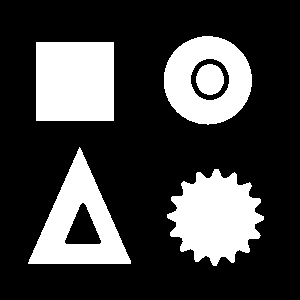
#> input picture Basics/Contours/images/shapes.png, 300 x 300 px
$ jupyter execute 1.detecting_and_drawing_contours.ipynb
#> lines starting #> are read from the running program, lines starting #| are printed output that depends on the picture; after the words box and inside, x2 and y2 are one past the last pixel; in counts of white or black regions, pixels touching at a corner belong together
# Contour can simply defined as a curve that joins a set of points enclosing an area having the same color of intensity.

## Import Libraries

[cell 1]
import cv2
import numpy as np
import matplotlib.pyplot as plt

### Read Image

[cell 2]
#read image
image = cv2.imread("images/shapes.png")
#> image is the input picture: shape (300, 300, 3); 25.8% white; 5 white regions, box (x1, y1, x2, y2) and area: (36, 42, 114, 121) 6162, (167, 169, 264, 266) 6126, (28, 147, 131, 264) 5309, (164, 36, 252, 125) 4906, (196, 64, 224, 95) 681

image = cv2.cvtColor(image,cv2.COLOR_BGR2GRAY)
#> image: shape (300, 300); 25.8% white; 5 white regions
plt.imshow(image, cmap = 'gray');
plt.axis("off");

## Detecting Contours on image

### Syntax :
    contours,hierarchy = cv2.findContours(image, mode, method, contours, hierarchy, offset)

### Parameters:
    image  : image
    mode   : It is contour retrieval mode (RETR_EXTERNAL, RETR_LIST, RETR_CCOMP, RETR_TREE)
    method : It is contour approximation method (CHAIN_APPROX_NONE, CHAIN_APPROX_SIMPLE, CHAIN_APPROX_TC89_L1,etc)
    offset : It is optional offset by which every contour point is shifted.
### Returns:
    contours  : It is detected contours.
    hierarchy : It is optional output vector containing information about the image topology.

[cell 3]
contours, hierarchy = cv2.findContours(image, cv2.RETR_EXTERNAL, cv2.CHAIN_APPROX_SIMPLE)
#> contours = 4 contours; box (x1, y1, x2, y2) and area: (36, 42, 114, 121) 6006, (164, 36, 252, 125) 6005, (28, 147, 131, 264) 5989, (167, 169, 264, 266) 5938

print(f"Number of contours found = {len(contours)}")
#| Number of contours found = 4

## Visualizing the contours detected

### Syntax:
    cv2.drawContours(image, contours, contourIdx, color, thickness, lineType, hierarchy, maxLevel, offset)

### Parameters:
    image      : image
    contours   : array of contours
    contourIdx : parameter indicating a contour to draw. If negative, all contours are drawn.
    color      : color of contour
    thickness  : thickness of lines of contours are drawn with.
    lineType   : type of lineType
    hierarchy  : needed if you want to draw some of the contours.
    maxLevel   : is maximal level for drawn contours. If 0 only specified contour is drawn. If 1 function draws all contours and nested contours.If 2 function draws contours, all nested contours, all nested to nested contours. This parameter is taken only if hierarchy is given.
    offset     : shift drawn contours.

[cell 4]
### Read the image in color mode for drawing purposes.
image_copy = cv2.imread('images/shapes.png')

### Draw all contours
cv2.drawContours(image_copy, contours, -1, (0,0,255),2 )
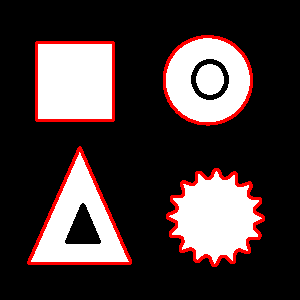
#> image_copy: shape (300, 300, 3); 4.98% of pixels changed, all inside (x1, y1, x2, y2) = (27, 35, 265, 267)

### Display the result
plt.imshow(image_copy);
plt.axis("off");

[cell 5]
contours_types = [cv2.RETR_EXTERNAL,cv2.RETR_LIST, cv2.RETR_CCOMP, cv2.RETR_TREE]
contours_types_str = ["RETR_EXTERNAL","RETR_LIST", "RETR_CCOMP", "RETR_TREE"]
for contours_type in contours_types:
    contours, hierarchy = cv2.findContours(image, contours_type, cv2.CHAIN_APPROX_SIMPLE)
    print("--------------------------------------------------------------")
    print(f"Number of contours found in {contours_types_str[contours_type]} = {len(contours)}")
#| Number of contours found in RETR_EXTERNAL = 4
    ### Read the image in color mode for drawing purposes.
    image_copy = cv2.imread('images/shapes.png')

    ### Draw all contours
    cv2.drawContours(image_copy, contours, -1, (0,0,255),2 )

    ### Display the result
    plt.imshow(image_copy);
    plt.axis("off");
    plt.show();

## PreProcessing for Contour Detection
    Threshold-based Pre-processing
    Edge Based Pre-processsing

## Threshold-Based Pre-Processing
    Convert to Gray-Scale
    Create binary image with Thresholding
    Detect and Draw contours

### Good results in cv2.imshow()

[cell 6]
### Read Image
tree = cv2.imread('images/tree.jpg')
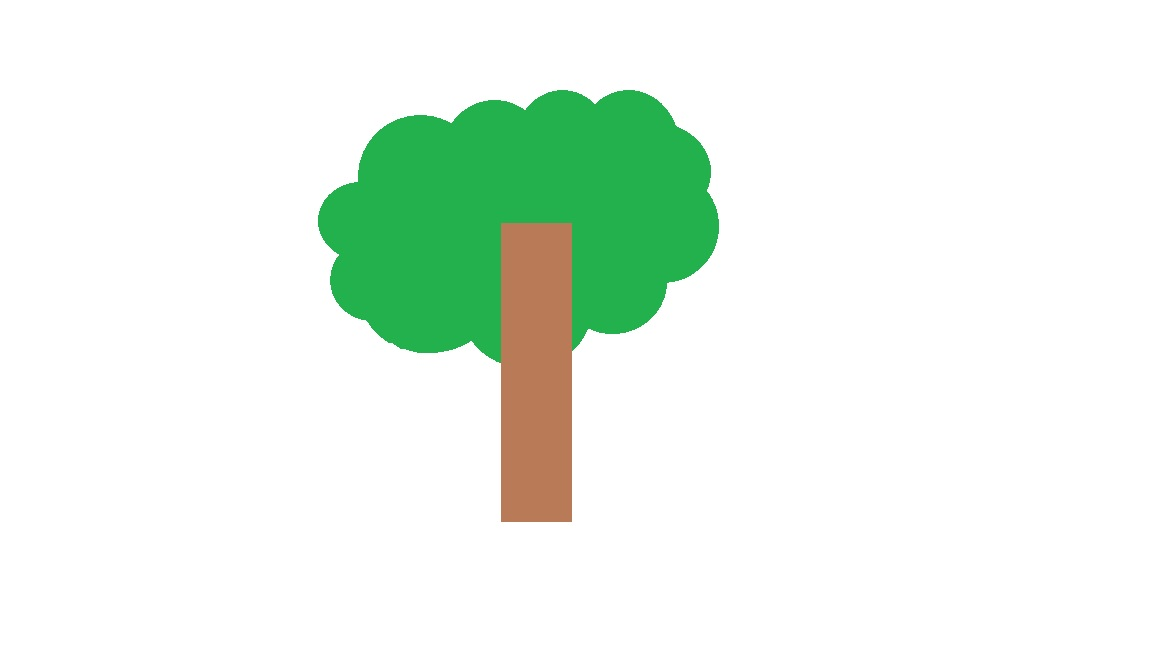
#> input picture Basics/Contours/images/tree.jpg, 1152 x 648 px
#> tree is the input picture: shape (648, 1152, 3); mean B, G, R 232.6, 243.5, 231.2
tree = cv2.cvtColor(tree, cv2.COLOR_RGBA2RGB);

print(tree.shape)
#| (648, 1152, 3)
### Display Image
plt.imshow(cv2.cvtColor(tree, cv2.COLOR_BGR2RGB));
plt.axis("off");

# cv2.imshow("Original",tree)
# cv2.waitKey(0)

### Convert to Gray

[cell 7]
tree_original = tree.copy()

### Convert to Gray
gray = cv2.cvtColor(tree, cv2.COLOR_BGR2GRAY)

plt.imshow(gray, cmap = "gray");
plt.axis("off");

# cv2.imshow("gray",gray)
# cv2.waitKey(0)

### Inverting the image

[cell 8]
gray_inverted = cv2.bitwise_not(gray)
### Display the result

plt.imshow(gray_inverted, cmap = "gray");
plt.axis("off");

# cv2.imshow("Gray_Inverted",gray_inverted)
# cv2.waitKey(0)

### Finding the contours

[cell 9]
contours_types = [cv2.RETR_EXTERNAL,cv2.RETR_LIST, cv2.RETR_CCOMP, cv2.RETR_TREE]
contours_types_str = ["RETR_EXTERNAL","RETR_LIST", "RETR_CCOMP", "RETR_TREE"]
for contours_type in contours_types:
    contours, hierarchy = cv2.findContours(gray_inverted, contours_type, cv2.CHAIN_APPROX_SIMPLE)
    print("--------------------------------------------------------------")
    print(f"Number of contours found in {contours_types_str[contours_type]} = {len(contours)}")
    ### Read the image in color mode for drawing purposes.
    image_copy = cv2.imread('images/shapes.png')

    ### Draw all contours
    cv2.drawContours(tree_original, contours, -1, (0,0,255),2 )
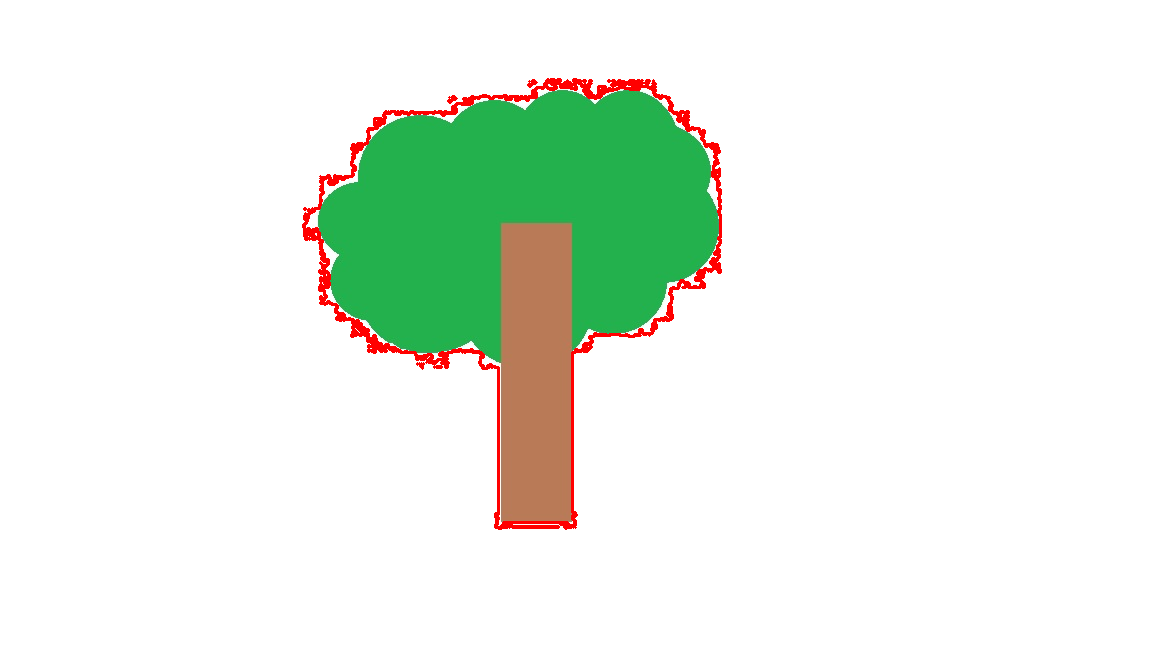
#> tree_original: shape (648, 1152, 3); 1.23% of pixels changed, all inside (x1, y1, x2, y2) = (302, 78, 722, 530)

    ### Display the result
    plt.imshow(cv2.cvtColor(tree_original,cv2.COLOR_BGR2RGB));
    plt.axis("off");
    plt.show();

    # cv2.imshow(f"{contours_types_str[contours_type]} Contours",tree_original)
    # cv2.waitKey(0)

### Thresholding Properly

[cell 10]
### Create a binary threshold image
_, binary = cv2.threshold(gray_inverted, 50, 225, cv2.THRESH_BINARY)
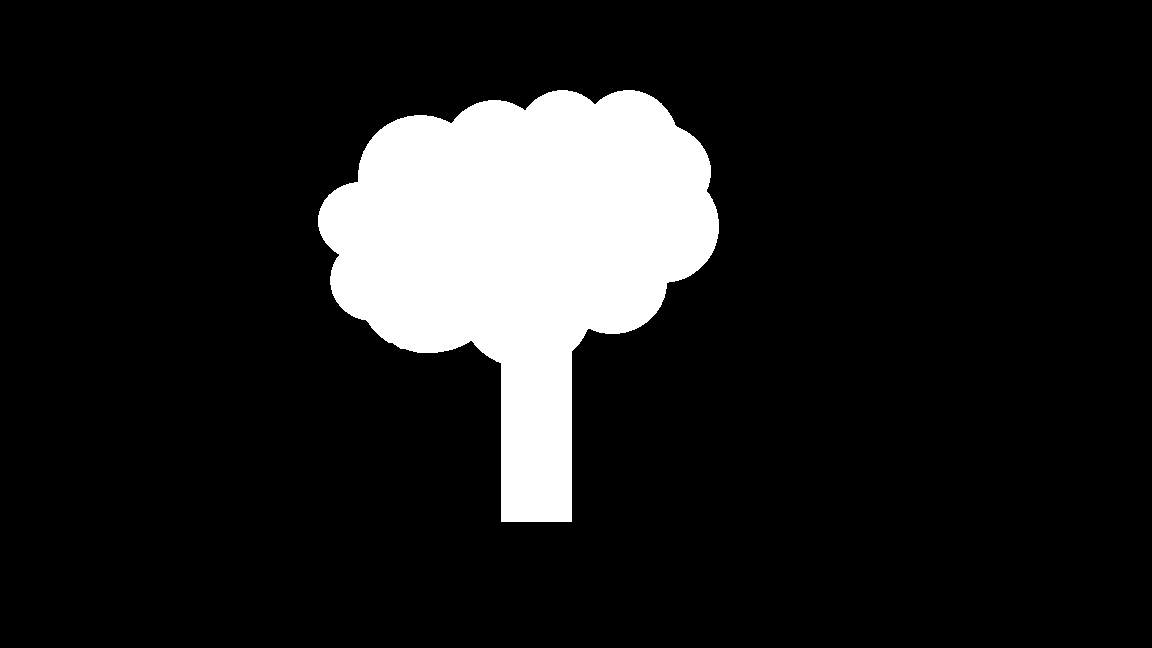
#> binary: shape (648, 1152); values 0 (black) and 225 (white), 12.7% white; 1 white region, box (x1, y1, x2, y2) and area: (318, 90, 719, 522) 94964

### Display the result
plt.imshow(binary, cmap = "gray");
plt.title("Binary Image");
plt.axis("off");

[cell 11]
contours_types = [cv2.RETR_EXTERNAL,cv2.RETR_LIST, cv2.RETR_CCOMP, cv2.RETR_TREE]
contours_types_str = ["RETR_EXTERNAL","RETR_LIST", "RETR_CCOMP", "RETR_TREE"]
for contours_type in contours_types:
    contours, hierarchy = cv2.findContours(binary, contours_type, cv2.CHAIN_APPROX_SIMPLE)
    print("--------------------------------------------------------------")
    print(f"Number of contours found in {contours_types_str[contours_type]} = {len(contours)}")
    ### Read the image in color mode for drawing purposes.
    image_copy = cv2.imread('images/shapes.png')

    ### Draw all contours
    cv2.drawContours(tree_original, contours, -1, (0,0,255),2 )
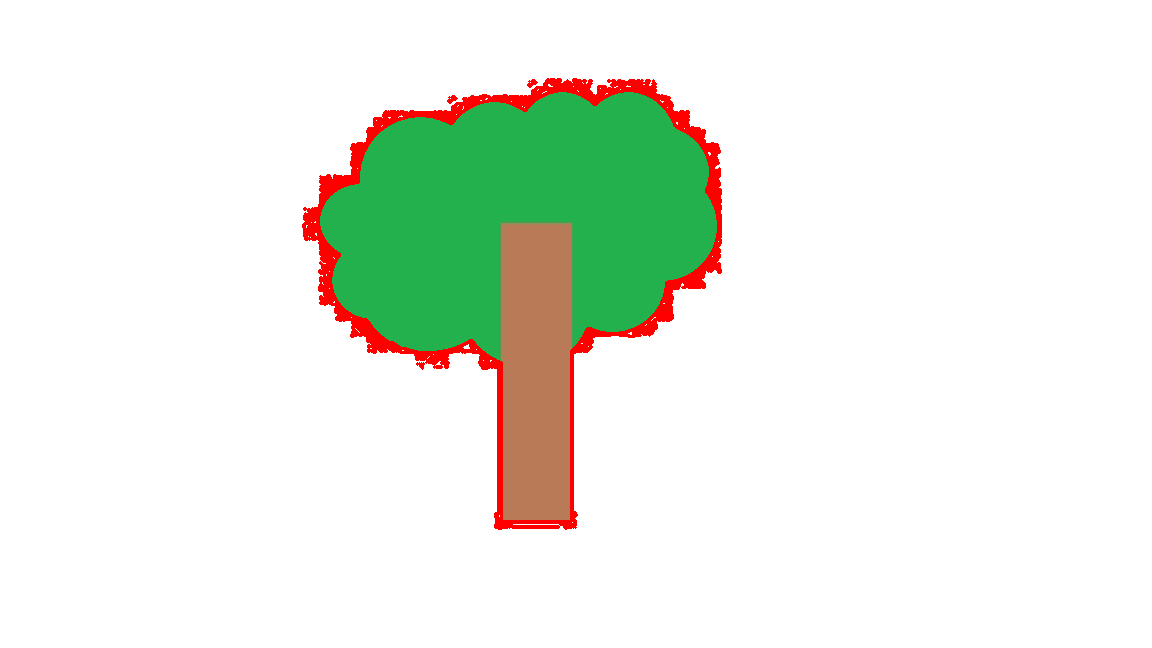
#> tree_original: shape (648, 1152, 3); mean B, G, R 228.1, 238.6, 232

    ### Display the result
    plt.imshow(cv2.cvtColor(tree_original,cv2.COLOR_BGR2RGB));
    plt.axis("off");
    plt.show();

    # cv2.imshow(f"{contours_types_str[contours_type]} Contours",tree_original)
    # cv2.waitKey(0)

## Edged Detection
    Detect edges in image
    Detect and draw contours

[cell 12]
### Read Image
objects = cv2.imread("images/objects.png")
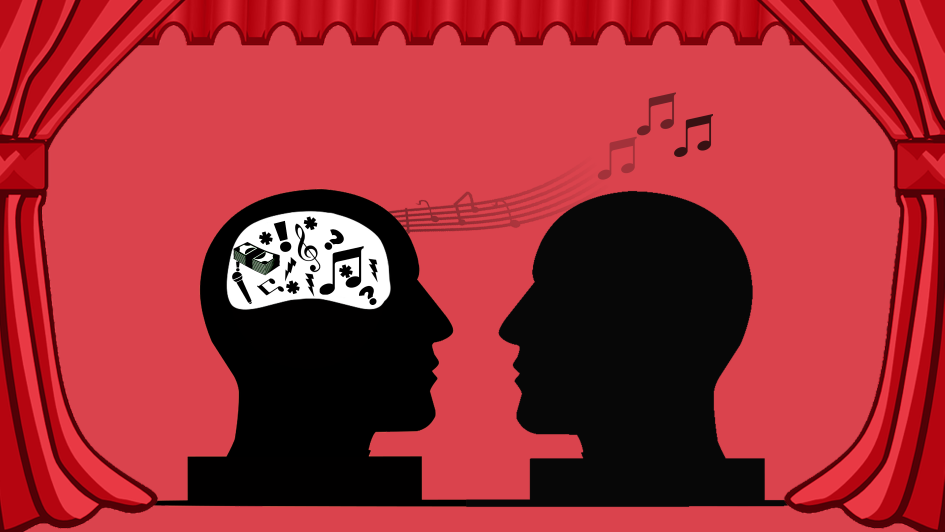
#> input picture Basics/Contours/images/objects.png, 2833 x 1596 px (shown at 1/3 size)
#> objects is the input picture: shape (1596, 2833, 3); mean B, G, R 52.4, 45, 158.2

### Display the Image
plt.imshow(cv2.cvtColor(objects,cv2.COLOR_BGR2RGB));
plt.axis("off");

### Use cv2.Canny() function for detecting edges in the image.

### Syntax : cv2.Canny(image, T_lower, T_upper, aperture_size, L2Gradient)
    Image         : Input image to which Canny filter will be applied
    T_lower       : Lower threshold value in Hysteresis Thresholding
    T_upper       : Upper threshold value in Hysteresis Thresholding
    aperture_size : Aperture size of the Sobel filter.
    L2Gradient    : Boolean parameter used for more precision in calculating Edge Gradient.

### Syntax : cv2.gaussianBlur(src, ksize, sigmaX[, dst[, sigmaY[, borderType]]])
    src                   : This is the input image, which should be a grayscale or color image with 8-bit unsigned integers (CV_8U), 16-bit signed integers (CV_16S), or 32-bit floating-point numbers (CV_32F).
    ksize                 : This specifies the size of the Gaussian kernel used for blurring. It should be a tuple (width, height) where both width and height should be positive and odd numbers. Alternatively, you can pass a single positive odd integer, and in that case, the kernel size will be (ksize, ksize).
    sigmaX                : This parameter represents the standard deviation of the Gaussian kernel in the X direction. It determines the amount of blurring. A higher value of sigmaX will result in more blurring.
    dst (optional)        : This is the output image. It has the same size and type as the input src. If not provided, the function creates an output image of the same size and type as the input src.
    sigmaY (optional)     : This represents the standard deviation of the Gaussian kernel in the Y direction. By default, it is set to 0, which means the sigmaY value is automatically set to be equal to sigmaX.
    borderType (optional) : This parameter specifies how to handle border pixels. By default, it is set to cv2.BORDER_DEFAULT.

[cell 13]
### Blur the image to remove noise
blurred_objects = cv2.GaussianBlur(objects, (21,21),1)

### Apply canny edge detection
edges = cv2.Canny(blurred_objects, 50, 200)
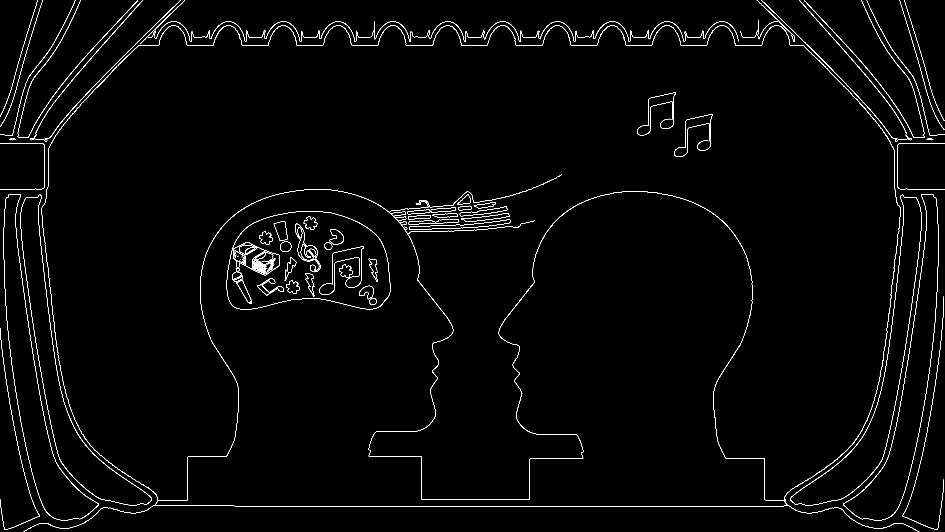
#> edges: shape (1596, 2833) (shown at 1/3 size); 1.2% white in thin lines or dots

### Display
plt.imshow(edges, cmap = "Greys_r");
plt.axis("off");

[cell 14]
### Detect contours using the edges
contours_types = [cv2.RETR_EXTERNAL,cv2.RETR_LIST, cv2.RETR_CCOMP, cv2.RETR_TREE]
contours_types_str = ["RETR_EXTERNAL","RETR_LIST", "RETR_CCOMP", "RETR_TREE"]
for contours_type in contours_types:
    contours, hierarchy = cv2.findContours(edges, contours_type, cv2.CHAIN_APPROX_SIMPLE)
    print("--------------------------------------------------------------")
    print(f"Number of contours found in {contours_types_str[contours_type]} = {len(contours)}")
    ### Read the image in color mode for drawing purposes.
    image_copy = cv2.imread('images/objects.png')

    ### Draw all contours
    cv2.drawContours(objects, contours, -1, (0,255,0), 1)

    ### Display the result
    plt.imshow(cv2.cvtColor(objects,cv2.COLOR_BGR2RGB));
    plt.axis("off");
    plt.show();

    # cv2.imshow(f"{contours_types_str[contours_type]} Contours",tree_original)
    # cv2.waitKey(0)

### In color variation You use Canny Edge Detection.

### Retrieval Modes
    cv2.RETR_EXTERNAL : Retrieves only external contours.
    cv2.RETR_LIST     : Retrieves all of the contours without establishing any hierarchial relationships.
    cv2.RETR_TREE     : Retrieves all of contours and reconstructs a full hierarchy of nested contours.
    cv2.RETR_CCOMP    : Retrieves all of the contours and organizes them to a two-level hierarchy. At top level there are external boundaries of the components.At the Second level, there are boundaries  of the holes. If there is another contour inside a hole of a connected component, it is still put at top level.

### In cv2.RETR_CCOMP you can retrieve contours and organizes them into a two-level hierarrchy. At the top level, there are external boundaries of the object.At the second level, there are boundaries of the holes in object. If there is another contour  inside that hole, it is still put at the top level. TO visualize the two levels we check for the contours that do not have any parent i.e the fourth value in hierarchy [Next, Previous, First_Child, Parent] is set to -1. These contours from the first level and are represented with green color while all other are second-level contours in red.

[cell 15]
original_image = cv2.imread('images/shapes.png')
gray_image     = cv2.cvtColor(original_image, cv2.COLOR_BGR2GRAY)

### Finda all contours in the image using cv2.RETR_CCOMP
contours,hierarchy = cv2.findContours(gray_image, cv2.RETR_CCOMP, cv2.CHAIN_APPROX_SIMPLE)

print("------Hierarchy------")
print(hierarchy)

### Loop over all the contours detected
for i, cont in enumerate(contours):

    ### If the contour is at first level draw it in green.
    if hierarchy[0][i][3] == -1:
        original_image = cv2.drawContours(original_image, cont, -1, (0,255,0),2)
    else:
        original_image = cv2.drawContours(original_image, cont, -1, (255,0,0,),2)
#> this loop made 7 passes
#> pass 1, `original_image = cv2.drawContours(original_image, cont, -1, (0,255,0),2)`:
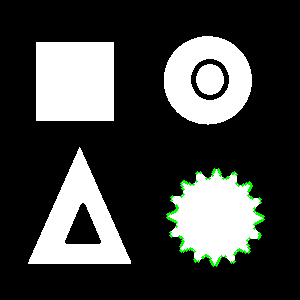
#> original_image: shape (300, 300, 3); 0.78% of pixels changed, all inside (x1, y1, x2, y2) = (166, 168, 265, 267)
#> after the loop:
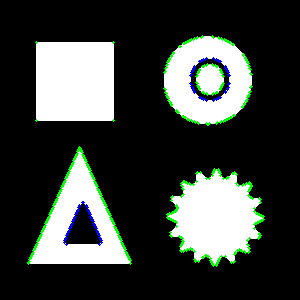
#> original_image: shape (300, 300, 3); mean B, G, R 62.2, 66.6, 61
print(f"Number of contours : {len(contours)}")

plt.imshow(original_image);
plt.axis("off");

[cell 16]
hierarchy[0][1]

### Hierarchy link
    https://docs.opencv.org/4.x/d9/d8b/tutorial_py_contours_hierarchy.html

[cell 17]
image = cv2.imread("images/shapes.png")
draw_image = image.copy()

gray_image = cv2.cvtColor(image, cv2.COLOR_BGR2GRAY)

### Find contours.
contours,hierarchy = cv2.findContours(gray_image, cv2.RETR_CCOMP, cv2.CHAIN_APPROX_SIMPLE)
### Draw contours.
draw_image = cv2.drawContours(image, contours, -1, (0,255,0), 1)

### Display
plt.imshow(cv2.cvtColor(draw_image, cv2.COLOR_BGR2RGB));
plt.axis("off");

[cell 18]
# Initialize a counter for IDs
id_counter = 0

# Iterate over contours and assign IDs
for contour in contours:
    # Set an ID to the contour (e.g., using OpenCV's boundingRect function)
    x, y, w, h = cv2.boundingRect(contour)
    cv2.putText(draw_image, str(id_counter), (x, y), cv2.FONT_HERSHEY_SIMPLEX, 0.8, (0, 255, 0), 1)
    id_counter += 1
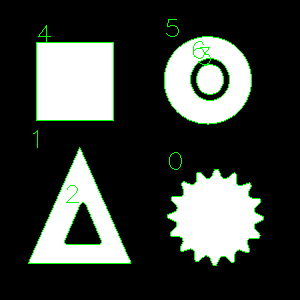
#> draw_image: shape (300, 300, 3); mean B, G, R 60.9, 66.1, 60.9
print("------Hierarchy------")
print(hierarchy)

plt.imshow(cv2.cvtColor(draw_image,cv2.COLOR_BGR2RGB))
